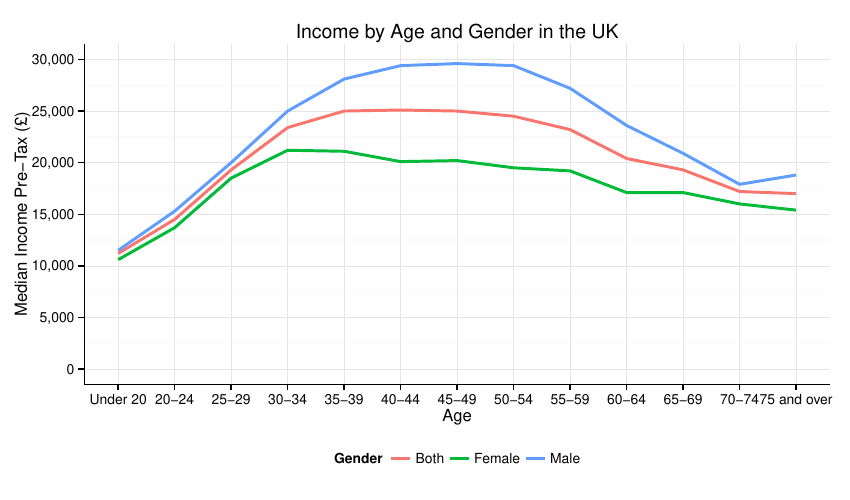

Recreate this plot in R.
IncomeAge <- structure(list(Age = structure(c(1L, 2L, 3L, 4L, 5L, 6L, 7L, 
8L, 9L, 10L, 11L, 12L, 13L, 1L, 2L, 3L, 4L, 5L, 6L, 7L, 8L, 9L, 
10L, 11L, 12L, 13L, 1L, 2L, 3L, 4L, 5L, 6L, 7L, 8L, 9L, 10L, 
11L, 12L, 13L), .Label = c("Under 20", "20-24", "25-29", "30-34", 
"35-39", "40-44", "45-49", "50-54", "55-59", "60-64", "65-69", 
"70-74", "75 and over"), class = c("ordered", "factor")), Category = structure(c(1L, 
1L, 1L, 1L, 1L, 1L, 1L, 1L, 1L, 1L, 1L, 1L, 1L, 3L, 3L, 3L, 3L, 
3L, 3L, 3L, 3L, 3L, 3L, 3L, 3L, 3L, 2L, 2L, 2L, 2L, 2L, 2L, 2L, 
2L, 2L, 2L, 2L, 2L, 2L), .Label = c("Both", "Female", "Male"), class = "factor"), 
    MedianIncome = c(11200L, 14500L, 19300L, 23400L, 25000L, 
    25100L, 25000L, 24500L, 23200L, 20400L, 19300L, 17200L, 17000L, 
    11500L, 15300L, 20000L, 25000L, 28100L, 29400L, 29600L, 29400L, 
    27200L, 23600L, 20900L, 17900L, 18800L, 10600L, 13700L, 18500L, 
    21200L, 21100L, 20100L, 20200L, 19500L, 19200L, 17100L, 17100L, 
    16000L, 15400L)), .Names = c("Age", "Category", "MedianIncome"
), row.names = c(NA, -39L), class = "data.frame")

library(ggplot2)
library(scales)

IncomeAge$Age <- factor(IncomeAge$Age,levels=c("Under 20","20-24","25-29","30-34","35-39","40-44","45-49","50-54","55-59","60-64","65-69","70-74","75 and over"),ordered=TRUE)

ggplot(data=IncomeAge,aes(x=Age, y=MedianIncome, colour=Category)) + geom_line(aes(group=Category),size=1) + labs(x="Age", y="Median Income Pre-Tax (£)", title="Income by Age and Gender in the UK", color="Gender")   + theme_minimal() + theme(legend.position="bottom",axis.line = element_line(size = 0.5, linetype = "solid",colour = "black")) + scale_y_continuous(limits=c(0,30000),breaks=c(seq(from=0,to=30000,by=5000)),labels=comma)

ggsave(file="IncomeAge.pdf", width=8.5, height=5)